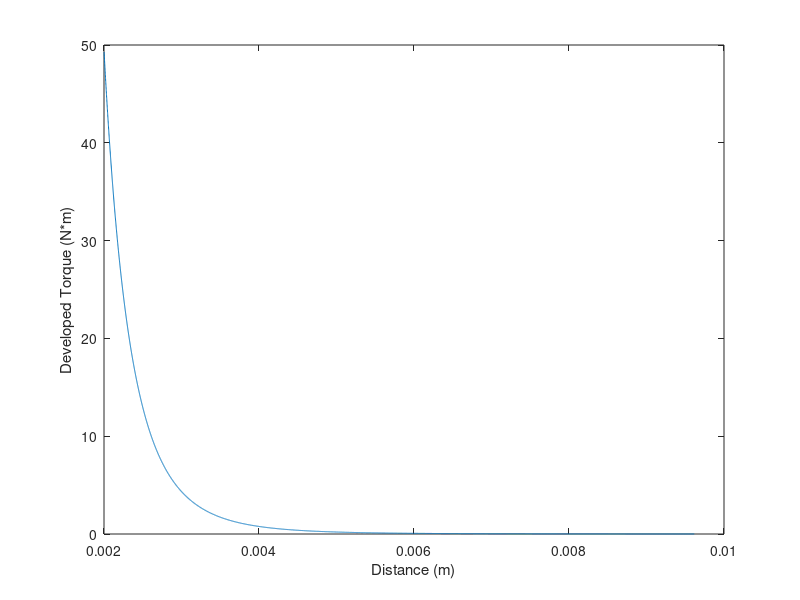
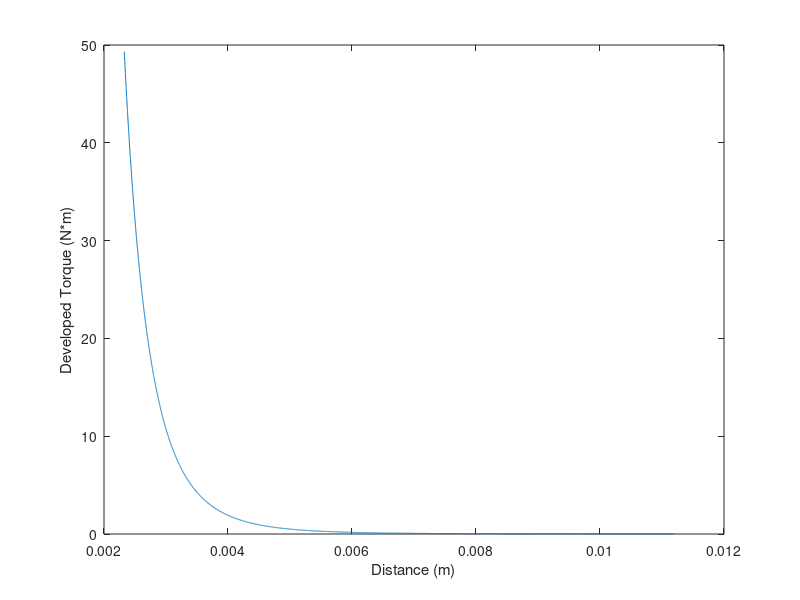

Here is the MATLAB script that generated these plots, in order:
%INITIALIZATION
r = 0.0254; % radius in meters
D = 0.0508; % mag diameter in m
l = 0.00635; % thickness in meters
minD = 0.002; %min magnet dist
maxD = 0.025; %max mag dist
effectiveR = 0.305;
t = 0.0127; %flywheel thickness
u0 = 4*pi*(10.^-7); % permeability in a vacuum
Br = 1.48; % max residual flux density in Tesla (14800 in Gauss)
d = (minD:0.000001:maxD); % Range of distances from 2 mm to 25 mm away from the flywheel
V = pi*(r^2)*l; % Volume of magnet
m = (Br*V)/u0; % Magnetic dipole moment
By = (u0.*m)./(4.*pi.*d.^3);
p = 3.77e7; %Conductivity
D2 = 0.1016; %diameter of magnets (simulating 4" diameter bracket)
R = 0.1016-(D2/2); %radius of flyhweel - 4" radius

min_count = 23001;	%Defined as the maximum possible count; meant to hold the minimum count after execution

for(RPM = [2501.6 6192.2]) %This loop has an iteration for the upper and lower speed bounds
    w = (2*pi/60)*RPM; %Conversion of flywheel speed into rad/s
    Td = ((pi*p*(D2.^2)*t*((By/10000).^2).*(R.^2).*w)/4)*2.44*21.5; %Calculation of torque vector
    i = 1; %Increment counter
    count = 0; %Usable distance vector length counter
    while(Td(i) > 49.23) %Doesn't count here; above max torque at lowest speed
        i = i+1;
    end
    first_usable = i-1;
    while(Td(i) >= 0.004) %Counts here; usable range
        i = i+1;
        count = count+1;
    end
    last_usable = i-1;
    if(min_count > count) %If the usable length was smaller at this speed than at the last, put that value into min_count
        min_count = count;
    end
    figure, plot(d(first_usable:last_usable), Td(first_usable:last_usable)); %Plots the usable torque range over distance
    xlabel("Distance (m)")
    ylabel("Developed Torque (N*m)")
end

% Calculation of the smallest distance (m) to which the usable range of the
% actuator is constrained to
Minimum_Distance = min_count*0.000001
